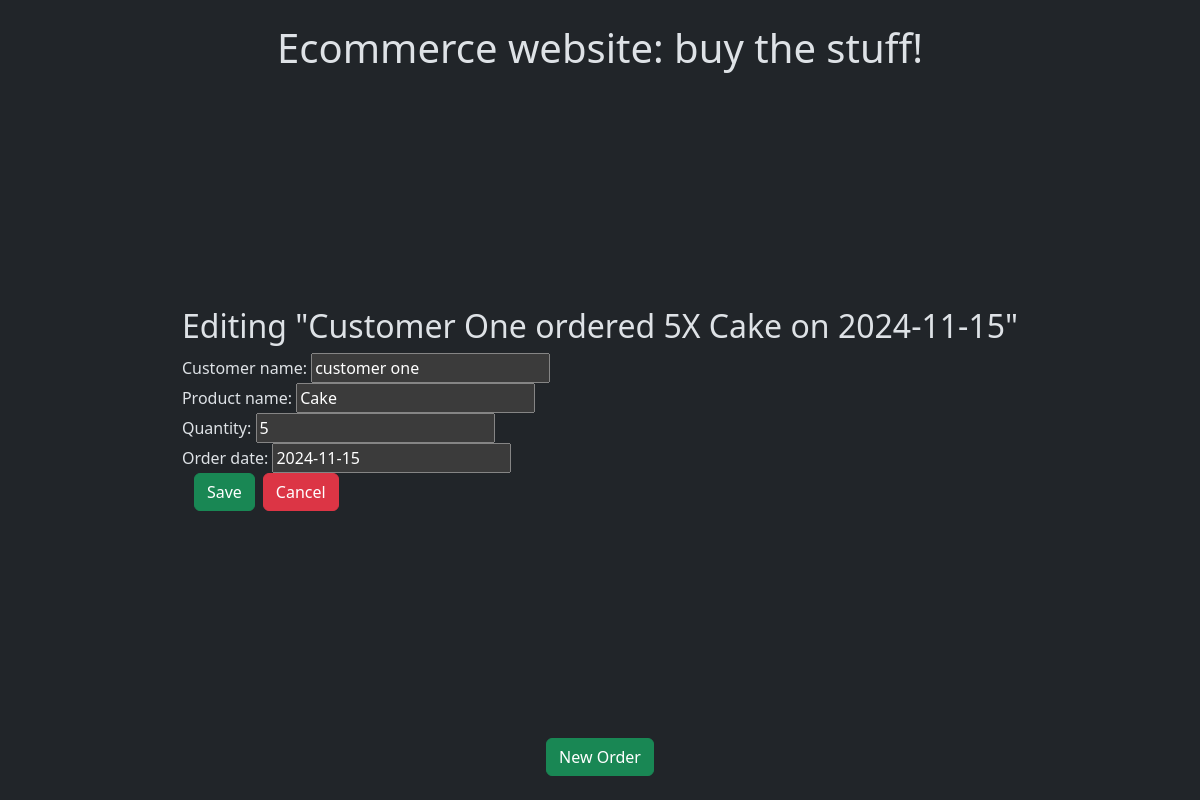
The page /order/edit/1/ on the database its author committed.
### ecommerce/models.py (models this page shows)
class Order(models.Model):
    customer_name = models.CharField(max_length=100)
    product_name = models.CharField(max_length=100)
    quantity = models.IntegerField()
    order_date = models.DateField(default=timezone.now)
    class Meta:
        ordering = ['-order_date']
        verbose_name_plural = 'Orders'
    def __str__(self):
        return f"{self.customer_name.title()} ordered {self.quantity}X {self.product_name} on {self.order_date}"

### ecommerce/views.py (the view)
# urls.py: path('order/edit/<int:order_id>/', views.order_edit, name='order_edit'),
def order_edit(request, order_id):
    order = get_object_or_404(Order, id=order_id)
    if request.method == "POST":
        form = OrderForm(data=request.POST, instance=order)
        if form.is_valid():
            form.save()
            return redirect('ecommerce:order_list')
    else:
        form = OrderForm(instance=order)
    context = {'form': form, 'order': order}
    return render(request, 'ecommerce/order_edit.html', context)

### ecommerce/forms.py
class OrderForm(forms.ModelForm):
    class Meta:
        model = Order
        fields = ['customer_name', 'product_name', 'quantity', 'order_date']

### ecommerce/templates/ecommerce/order_edit.html (shortened to what this page needs)
{% extends 'ecommerce/base.html' %}
{% block content %}
<h2>{% if order.id %}Editing "{{ order }}"{% else %}Create new order{% endif %}</h2>
{% if order %}
<form action="{% url 'ecommerce:order_edit' order_id=order.id %}" method="POST" class="task-form">
  {{ form }}
  <div class="container d-flex gap-2">
    <button type="submit" class="save btn btn-success">Save</button>
</form>
<form action="{% url 'ecommerce:order_list' %}" method="POST">
  <button type="submit" class="btn btn-danger">Cancel</button>
</form>
{% endif %}
{% endblock content %}

### rows shown on the page
Order: customer_name+quantity+product_name "Customer One ordered 5X Cake on 2024-11-15", customer_name "customer one", product_name "Cake", quantity "5", order_date "2024-11-15"
